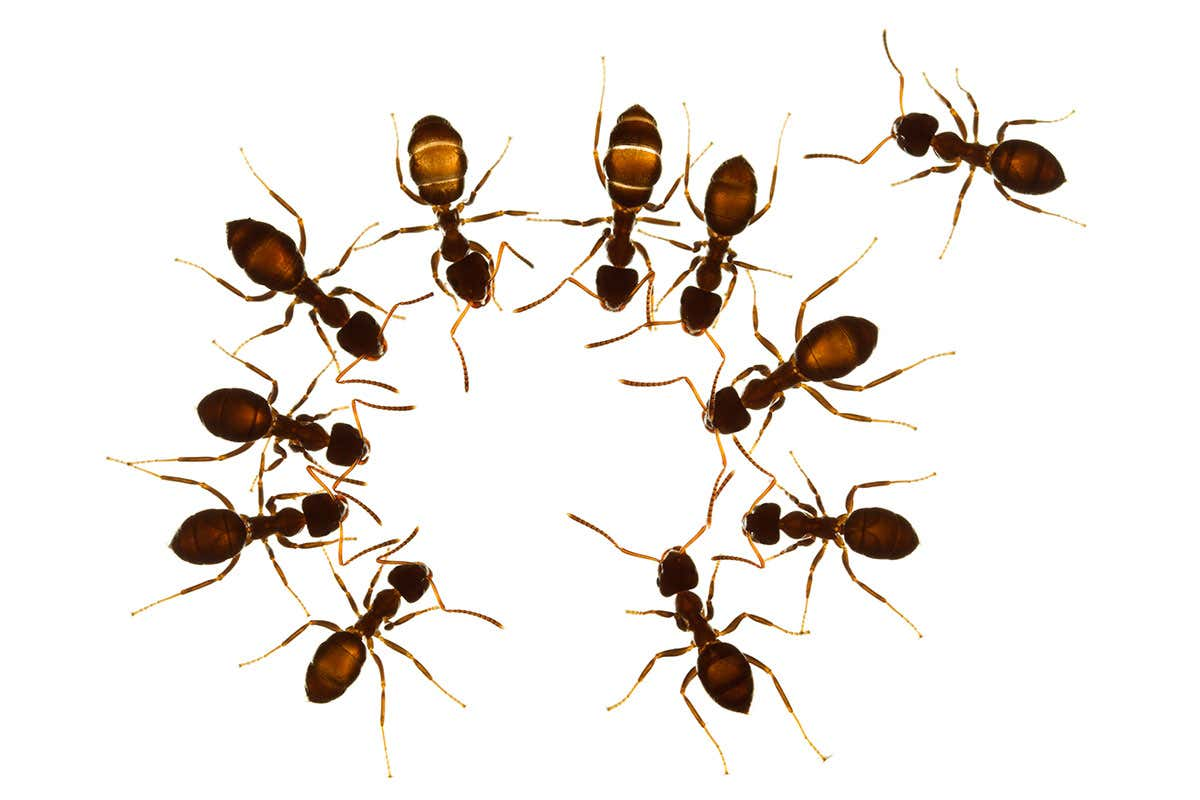
#> input picture src/assets/ants.jpg, 1200 x 800 px
$ python -i HUmoments.py   (imports and definitions only)
#> lines starting #> are read from the running program, lines starting #| are printed output that depends on the picture; after the words box and inside, x2 and y2 are one past the last pixel; in counts of white or black regions, pixels touching at a corner belong together
import cv2 as cv
import matplotlib.image as mpimg
#Capaz podemos usar la biblioteca xldr para pasar los momentos de Hu en un archivo Excel, lo haré después

def img_to_HU(path):
    #path test:(just in case)
#> called with path = '../../assets/ants.jpg'
    if type(path) != str:
        return("Please use a valid path name (string type)")

    image=mpimg.imread(path)#reading image
#> image is the input picture: shape (800, 1200, 3); mean R, G, B 237.7, 233.2, 229
    gray_image=cv.cvtColor(image,cv.COLOR_BGR2GRAY)#convertion to grayscale image
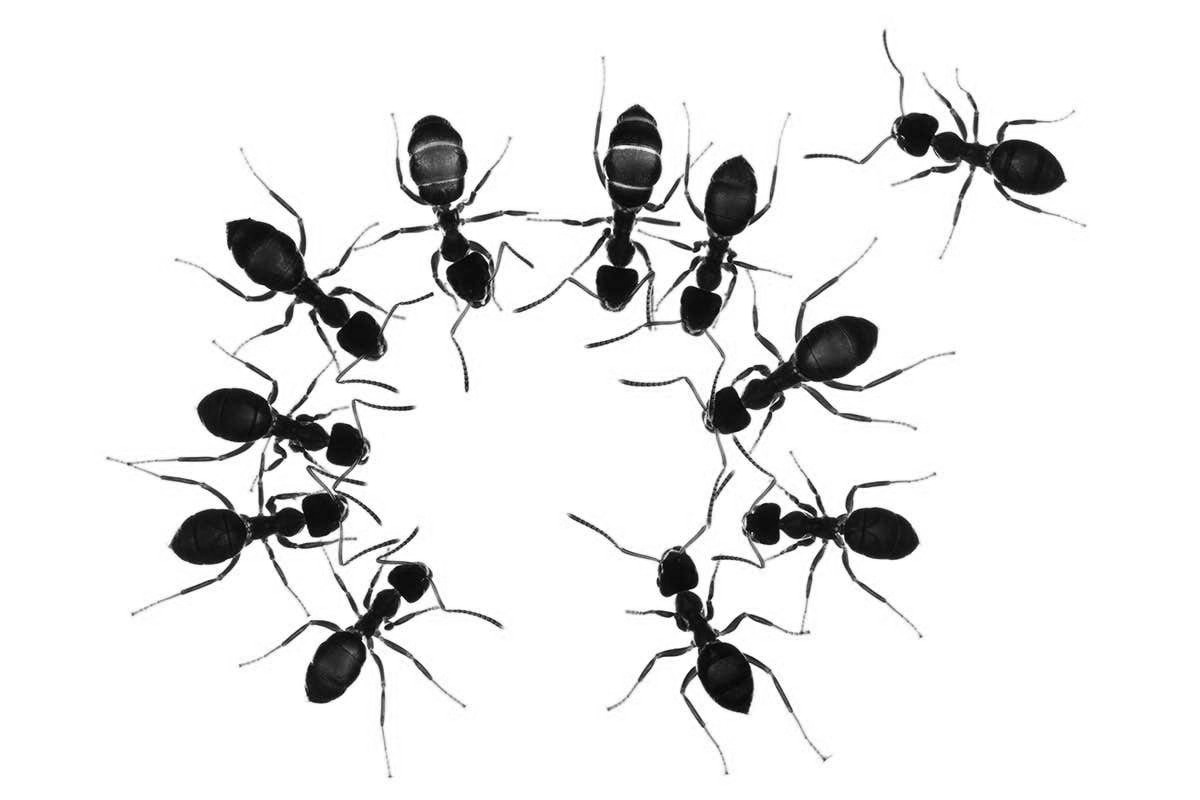
#> gray_image: shape (800, 1200); min 1, max 255, mean 232.5
    _,thresh_image=cv.threshold(gray_image,127,255,cv.THRESH_BINARY)#convertion to binary image
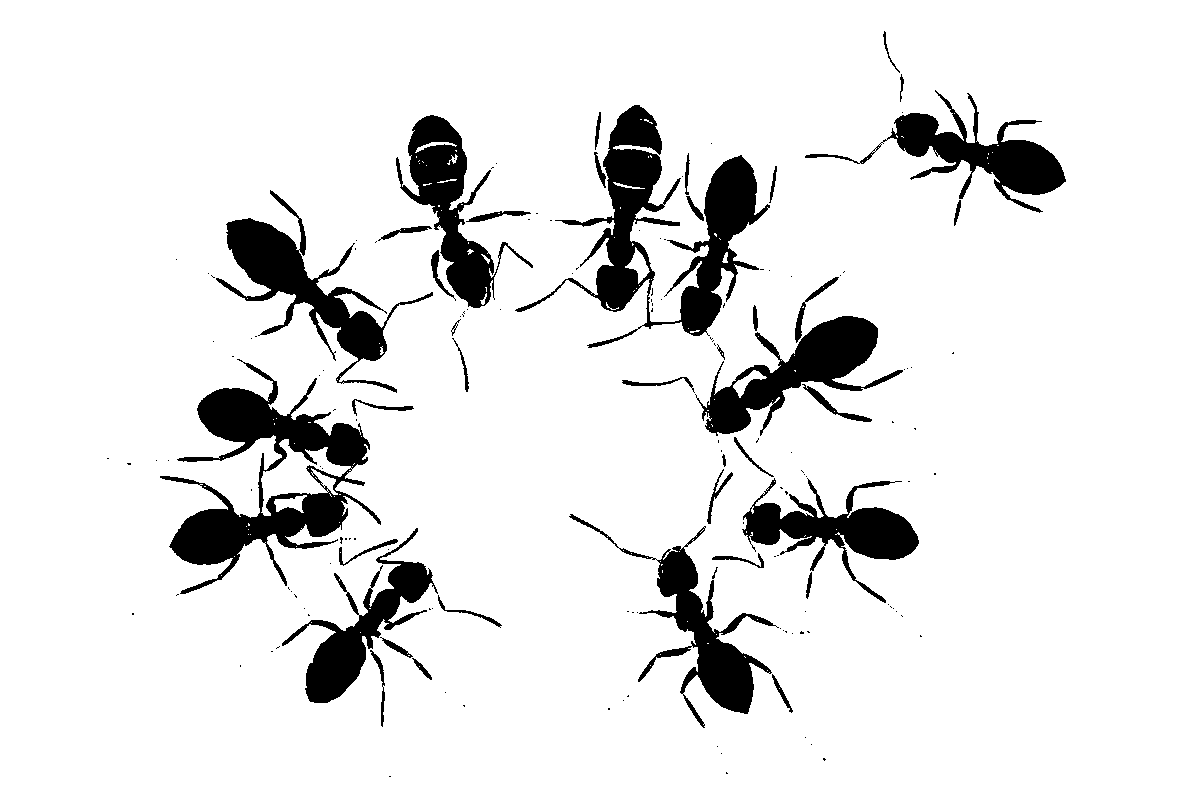
#> thresh_image: shape (800, 1200); 90.5% white; 160 black regions (120 under 20 px), largest, box (x1, y1, x2, y2) and area: (515, 105, 770, 348) 15827, (160, 359, 381, 594) 15817, (216, 190, 433, 393) 9155
    moments=cv.moments(thresh_image)#compute moments
#> moments = moments, m00 221509320, centre m10/m00, m01/m00 = (602.6, 401.6)
    HU_moments=cv.HuMoments(moments)#compute HU moments
#> HU_moments = [0.000823, 1.01e-07, 2.27e-15, 1.04e-13, 1.57e-27, 2.36e-17, 2.61e-28]

    #Saving in a new file, in the same directory as HUmoments.py
    with open("data.txt", "x") as file:
        for m in HU_moments:
            file.write(str(m)+"\t")#Prints each one of the HU moments of the source image, marking separations with tab
#> this loop made 7 passes
#> m on passes 1 to 7: [0.000823], [1.01e-07], [2.27e-15], [1.04e-13], [1.57e-27], [2.36e-17], [2.61e-28]

    return(HU_moments)#Just in case

>>> result = img_to_HU('../../assets/ants.jpg')
#> result has the same summary as HU_moments in img_to_HU
